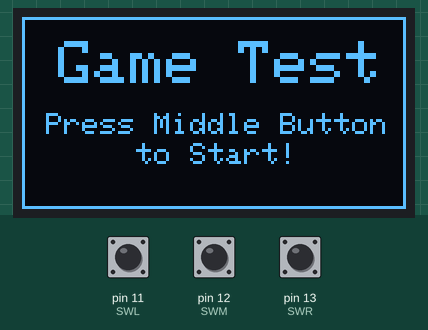
The sketch below on a simulated Arduino Uno, built with avr-gcc and run on an emulated ATmega328P. On the bench: 128×64 one-colour display. The inputs (shaded band) are chosen by the test bench; at power-on: pin 12 (SWM) LOW, pin 11 (SWL) LOW, pin 13 (SWR) LOW. The display library's start-up logo is not drawn.

Above: at 2.6 s.
2.7 s: pin 12 (SWM) pulled HIGH for 0.15 s
At 4.7 s:
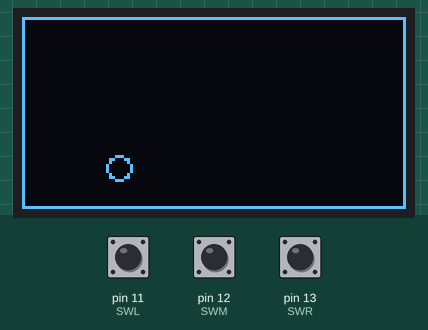
5.2 s: pin 11 (SWL) pulled HIGH for 0.15 s
At 6.4 s:
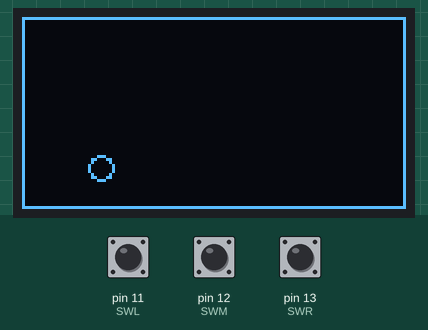
6.8 s: pin 13 (SWR) pulled HIGH for 0.15 s
At 7.5 s:
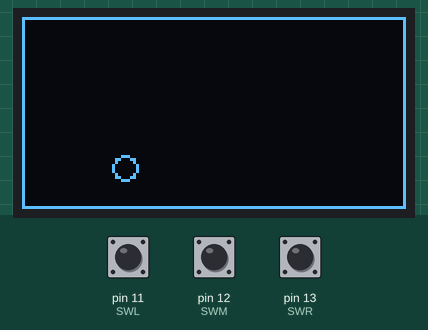
8.4 s: pin 11 (SWL) pulled HIGH for 1 s
At 9.8 s:
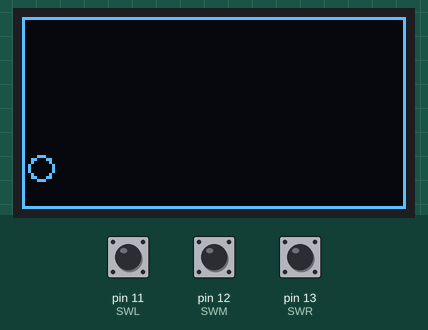
10.9 s: pin 13 (SWR) pulled HIGH for 1 s
At 12.8 s:
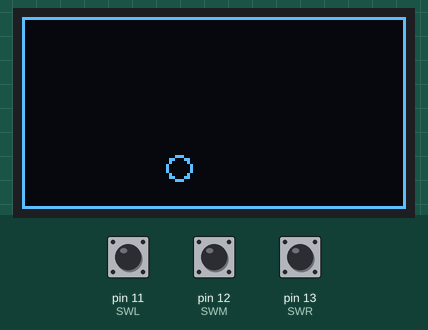
Timing chart, 0 to 14.3 s (numbered marks = the images above; inputs shaded):
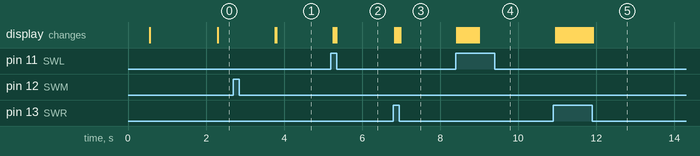

The sketch:

OLEDBasicGameTest.ino
```cpp
#include <Adafruit_GFX.h>
#include <Adafruit_GrayOLED.h>
#include <Adafruit_SPITFT.h>
#include <Adafruit_SPITFT_Macros.h>
#include <gfxfont.h>

#include <SPI.h>
#include <Wire.h>
#include <Adafruit_GFX.h>
#include <Adafruit_SSD1306.h>

// OLED Definitions and Initialise
#define SCREEN_WIDTH 128 // 0 - 127   -->
#define SCREEN_HEIGHT 64 // 0 - 63     V
#define OLED_RESET -1
#define SCREEN_ADDRESS 0x3C
Adafruit_SSD1306 display(SCREEN_WIDTH, SCREEN_HEIGHT, &Wire, OLED_RESET);

// Global Variables
uint8_t t = 0; // Time variable for controlling display with a framerate
uint8_t pX = 32; // Player x position, initial =
uint8_t pY = 50; // Player y position, initial =

// Button Definitions
#define SWL 11
#define SWM 12
#define SWR 13

void setup() {
  Serial.begin(9600);
  randomSeed(analogRead(A1));

  // Wait for display
  delay(500);

  // More init, setting screen voltage and connecting via I2C
  if(!display.begin(SSD1306_SWITCHCAPVCC, SCREEN_ADDRESS)) {
    Serial.println(F("SSD1306 allocation failed"));
    for(;;); // Don't proceed, loop forever
  }
  display.cp437(true); //Fixes bug in library

  display.display();
  delay(1000);
  display.clearDisplay();
  display.display();
  delay(200);

  // TITLE SCREEN
  while(1){
    if(digitalRead(SWM)){
      titleScreen1();
      t = 0;
      delay(1000);
      break;
    }
    if(t == 30){
      titleScreen1();
    }
    if(t == 60){
      titleScreen2();
      t=0;
    }
    delay(16);
    t++;
  }
  display.clearDisplay();
  display.display();
}

void loop() {
  // Handle Controls
  if(digitalRead(SWL) && pX > (0 + 6)){ // If pX isnt at the border (radius + 2)
    pX = pX - 2;
  }
  if(digitalRead(SWM)){
    pY = pY;
  }
  if(digitalRead(SWR) && pX < (128 - 7)){ // If pX isnt at the border (radius + 3)
    pX = pX + 2;
  }

  // Handle Display
  // Start by clearing display
  display.clearDisplay();
  display.drawRect(0,0,128,64,SSD1306_WHITE);
  display.drawCircle(pX, pY, 4, SSD1306_WHITE);

  display.display();

  // Framerate Control
  delay(16);
  t++;
  if(t >= 60){
    t = 0;
  }
}

void titleScreen1(void){
display.clearDisplay();
  display.drawRect(0,0,128,64,SSD1306_WHITE);
  display.setTextSize(2);
  display.setTextColor(SSD1306_WHITE);
  display.setCursor(12, 8);
  display.write("Game Test");
  display.setTextSize(1);
  display.setCursor(8,32);
  display.write("Press Middle Button");
  display.setCursor(38,42);
  display.write("to Start!");
  display.display();
}
void titleScreen2(void){
display.clearDisplay();
  display.drawRect(0,0,128,64,SSD1306_WHITE);
  display.setTextSize(2);
  display.setTextColor(SSD1306_WHITE);
  display.setCursor(12, 8);
  display.write("Game Test");
  display.display();
}
```

Measured:
- after the input at 2.7 s, the display: first changes after 1.1 s (image 1 shows a later state)
- after the input at 5.2 s, the display: first changes after 0.05 s (image 2 shows a later state)
- after the input at 6.8 s, the display: first changes at once (image 3 shows a later state)
- after the input at 8.4 s, the display: first changes at once (image 4 shows a later state)
- after the input at 10.9 s, the display: first changes after 0.06 s (image 5 shows a later state)
